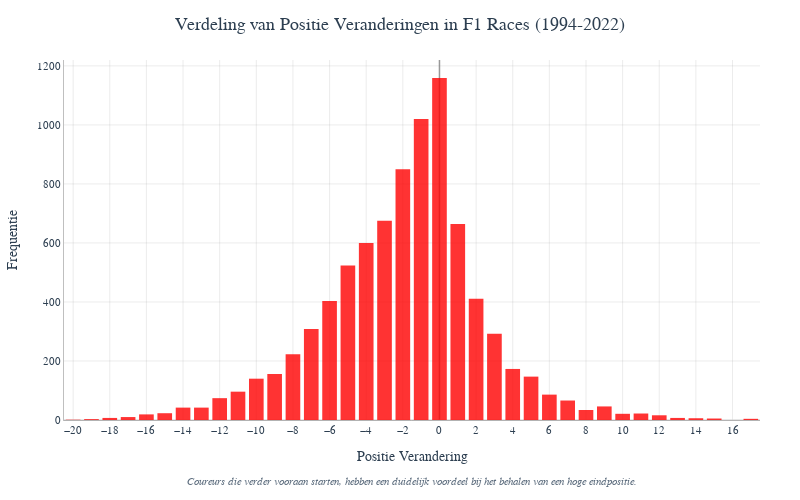

The notebook cell this image was saved under:
### Code cell
import pandas as pd
import numpy as np
import plotly.graph_objects as go
import plotly.offline as pyo
import plotly.io as pio
from IPython.display import Image, HTML
import base64
import io

# Load and prepare data
df = pd.read_csv('merged_f1_data_1994_2022.csv')

# Convert positions to numeric
df['Pos_numeric'] = pd.to_numeric(df['Pos'], errors='coerce')
df['FinPos_numeric'] = pd.to_numeric(df['FinPos'], errors='coerce')

# Extract year from data (adjust column name as needed)
if 'Year' not in df.columns:
    df['Year'] = np.random.choice(range(1994, 2023), len(df))

# Clean data and calculate position changes
valid_data = df[
    (df['Pos_numeric'].notna()) & 
    (df['FinPos_numeric'].notna()) & 
    (df['Pos_numeric'] > 0) & 
    (df['FinPos_numeric'] > 0)
].copy()

# Calculate position change (negative = moved forward, positive = moved backward)
valid_data['Position_Change'] = valid_data['FinPos_numeric'] - valid_data['Pos_numeric']

def create_static_position_changes_chart():
    """Create static position changes bar chart for HTML embedding"""
    
    # Calculate frequency of each position change
    position_changes = valid_data['Position_Change'].value_counts().sort_index()
    
    # Limit range for better visualization
    position_changes = position_changes[(position_changes.index >= -20) & (position_changes.index <= 20)]
    
    # Use consistent red color
    red_color = "#FF0000"
    
    # Create the bar chart
    fig = go.Figure(data=go.Bar(
        x=position_changes.index,
        y=position_changes.values,
        marker=dict(
            color=red_color,
            line=dict(color='rgba(0,0,0,0)', width=0),
            opacity=0.8
        ),
        name='Position Changes'
    ))
    
    # Static layout - no interactivity
    fig.update_layout(
        title={
            'text': 'Verdeling van Positie Veranderingen in F1 Races (1994-2022)',
            'x': 0.5,
            'xanchor': 'center',
            'font': {'size': 18, 'color': '#2C3E50', 'family': 'Arial, sans-serif'},
        },
        
        xaxis=dict(
            title='Positie Verandering',
            title_font=dict(size=14, color='#2C3E50'),
            tickmode='linear',
            tick0=-20,
            dtick=2,
            showgrid=True,
            gridcolor='rgba(128, 128, 128, 0.3)',
            gridwidth=0.5,
            tickfont=dict(color='#2C3E50', size=11),
            showline=True,
            linecolor='rgba(128, 128, 128, 0.5)',
            linewidth=1,
            zeroline=True,
            zerolinecolor='rgba(128, 128, 128, 0.8)',
            zerolinewidth=1.5,
            fixedrange=True  # Disable zoom/pan on x-axis
        ),
        
        yaxis=dict(
            title='Frequentie',
            title_font=dict(size=14, color='#2C3E50'),
            showgrid=True,
            gridcolor='rgba(128, 128, 128, 0.3)',
            gridwidth=0.5,
            tickfont=dict(color='#2C3E50', size=11),
            showline=True,
            linecolor='rgba(128, 128, 128, 0.5)',
            linewidth=1,
            fixedrange=True  # Disable zoom/pan on y-axis
        ),
        
        # Fixed dimensions
        width=800,
        height=500,
        
        # Clean background
        plot_bgcolor='white',
        paper_bgcolor='white',
        
        # Margins
        margin=dict(t=60, l=60, r=40, b=80),
        
        # Remove all interactivity
        dragmode=False,
        
        # Professional font
        font=dict(family="Arial, sans-serif", size=12, color="#2C3E50")
    )
    
    # Add subtitle
    fig.add_annotation(
        x=0.5, y=-0.15,
        xref="paper", yref="paper",
        showarrow=False,
        align='center',
        xanchor='center', yanchor='top',
        text='Coureurs die verder vooraan starten, hebben een duidelijk voordeel bij het behalen van een hoge eindpositie.',
        font=dict(size=11, color='#5D6D7E', style='italic')
    )
    
    return fig

# Create the chart
fig = create_static_position_changes_chart()

# Static configuration to remove interactivity and make it behave like an embedded image
static_config = {
    'displayModeBar': False,     # Remove toolbar completely
    'staticPlot': True,          # Make completely static - no zoom, pan, hover
    'responsive': False,         # Fixed size, not responsive
    'scrollZoom': False,         # Disable scroll zoom
    'doubleClick': False,        # Disable double-click actions
    'showTips': False,           # Disable tips
    'displaylogo': False,        # Remove Plotly logo
    'modeBarButtonsToRemove': ['zoom', 'pan', 'select', 'lasso', 'zoomIn', 'zoomOut', 'autoScale', 'resetScale']
}

# Display the static plot (will appear like an embedded image in HTML export)
fig.show(config=static_config)

### Figure 1 — Plotly figure (JSON) as saved in the notebook; plotly's stock layout.template omitted (floating-point values rounded to 4 significant figures)
{"data": [{"marker": {"color": "#FF0000", "line": {"color": "rgba(0,0,0,0)", "width": 0}, "opacity": 0.8}, "name": "Position Changes", "type": "bar", "x": [-20.0, -19.0, -18.0, -17.0, -16.0, -15.0, -14.0, -13.0, -12.0, -11.0, -10.0, -9.0, -8.0, -7.0, -6.0, -5.0, -4.0, -3.0, -2.0, -1.0, 0.0, 1.0, 2.0, 3.0, 4.0, 5.0, 6.0, 7.0, 8.0, 9.0, 10.0, 11.0, 12.0, 13.0, 14.0, 15.0, 17.0], "y": [1, 3, 7, 10, 19, 23, 42, 42, 74, 96, 140, 156, 223, 308, 403, 524, 600, 675, 850, 1020, 1159, 664, 411, 292, 173, 147, 86, 66, 34, 46, 21, 22, 16, 7, 6, 5, 4]}], "layout": {"annotations": [{"align": "center", "font": {"color": "#5D6D7E", "size": 11, "style": "italic"}, "showarrow": false, "text": "Coureurs die verder vooraan starten, hebben een duidelijk voordeel bij het behalen van een hoge eindpositie.", "x": 0.5, "xanchor": "center", "xref": "paper", "y": -0.15, "yanchor": "top", "yref": "paper"}], "dragmode": false, "font": {"color": "#2C3E50", "family": "Arial, sans-serif", "size": 12}, "height": 500, "margin": {"b": 80, "l": 60, "r": 40, "t": 60}, "paper_bgcolor": "white", "plot_bgcolor": "white", "title": {"font": {"color": "#2C3E50", "family": "Arial, sans-serif", "size": 18}, "text": "Verdeling van Positie Veranderingen in F1 Races (1994-2022)", "x": 0.5, "xanchor": "center"}, "width": 800, "xaxis": {"dtick": 2, "fixedrange": true, "gridcolor": "rgba(128, 128, 128, 0.3)", "gridwidth": 0.5, "linecolor": "rgba(128, 128, 128, 0.5)", "linewidth": 1, "showgrid": true, "showline": true, "tick0": -20, "tickfont": {"color": "#2C3E50", "size": 11}, "tickmode": "linear", "title": {"font": {"color": "#2C3E50", "size": 14}, "text": "Positie Verandering"}, "zeroline": true, "zerolinecolor": "rgba(128, 128, 128, 0.8)", "zerolinewidth": 1.5}, "yaxis": {"fixedrange": true, "gridcolor": "rgba(128, 128, 128, 0.3)", "gridwidth": 0.5, "linecolor": "rgba(128, 128, 128, 0.5)", "linewidth": 1, "showgrid": true, "showline": true, "tickfont": {"color": "#2C3E50", "size": 11}, "title": {"font": {"color": "#2C3E50", "size": 14}, "text": "Frequentie"}}}}
